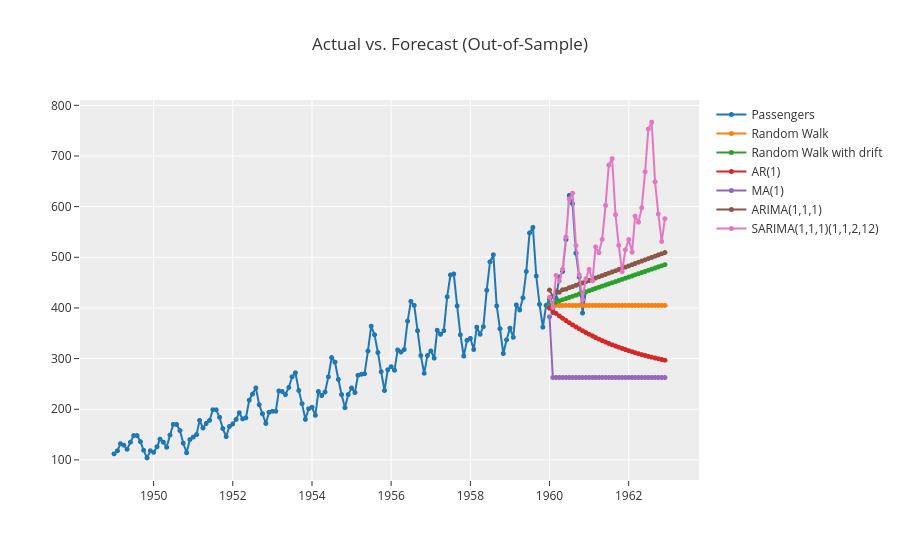

Here is the notebook cell this chart was saved with:
### Code cell
exp.plot_model(my_models, plot='forecast', data_kwargs={'fh':36, 'labels':my_model_lables})

### Figure 1 — Plotly figure (JSON) as saved in the notebook; plotly's stock layout.template omitted (floating-point values rounded to 4 significant figures; data arrays with more than 128 entries replaced by an {"elided": "..."} marker saying what was removed)
{"data": [{"line": {"color": "rgb(31, 119, 180)", "width": 2}, "marker": {"color": "rgb(31, 119, 180)", "size": 5}, "mode": "lines+markers", "name": "Passengers", "type": "scattergl", "x": {"elided": "168 str values"}, "xaxis": "x", "y": {"elided": "168 float values"}, "yaxis": "y"}, {"line": {"color": "rgb(255, 127, 14)", "width": 2}, "marker": {"color": "rgb(255, 127, 14)", "size": 5}, "mode": "lines+markers", "name": "Random Walk", "type": "scattergl", "x": {"elided": "168 str values"}, "xaxis": "x", "y": {"elided": "168 float values"}, "yaxis": "y"}, {"line": {"color": "rgb(44, 160, 44)", "width": 2}, "marker": {"color": "rgb(44, 160, 44)", "size": 5}, "mode": "lines+markers", "name": "Random Walk with drift", "type": "scattergl", "x": {"elided": "168 str values"}, "xaxis": "x", "y": {"elided": "168 float values"}, "yaxis": "y"}, {"line": {"color": "rgb(214, 39, 40)", "width": 2}, "marker": {"color": "rgb(214, 39, 40)", "size": 5}, "mode": "lines+markers", "name": "AR(1)", "type": "scattergl", "x": {"elided": "168 str values"}, "xaxis": "x", "y": {"elided": "168 float values"}, "yaxis": "y"}, {"line": {"color": "rgb(148, 103, 189)", "width": 2}, "marker": {"color": "rgb(148, 103, 189)", "size": 5}, "mode": "lines+markers", "name": "MA(1)", "type": "scattergl", "x": {"elided": "168 str values"}, "xaxis": "x", "y": {"elided": "168 float values"}, "yaxis": "y"}, {"line": {"color": "rgb(140, 86, 75)", "width": 2}, "marker": {"color": "rgb(140, 86, 75)", "size": 5}, "mode": "lines+markers", "name": "ARIMA(1,1,1)", "type": "scattergl", "x": {"elided": "168 str values"}, "xaxis": "x", "y": {"elided": "168 float values"}, "yaxis": "y"}, {"line": {"color": "rgb(227, 119, 194)", "width": 2}, "marker": {"color": "rgb(227, 119, 194)", "size": 5}, "mode": "lines+markers", "name": "SARIMA(1,1,1)(1,1,2,12)", "type": "scattergl", "x": {"elided": "168 str values"}, "xaxis": "x", "y": {"elided": "168 float values"}, "yaxis": "y"}], "layout": {"showlegend": true, "title": {"text": "Actual vs. Forecast (Out-of-Sample)"}, "xaxis": {"anchor": "y", "domain": [0.0, 1.0]}, "yaxis": {"anchor": "x", "domain": [0.0, 1.0]}}}
